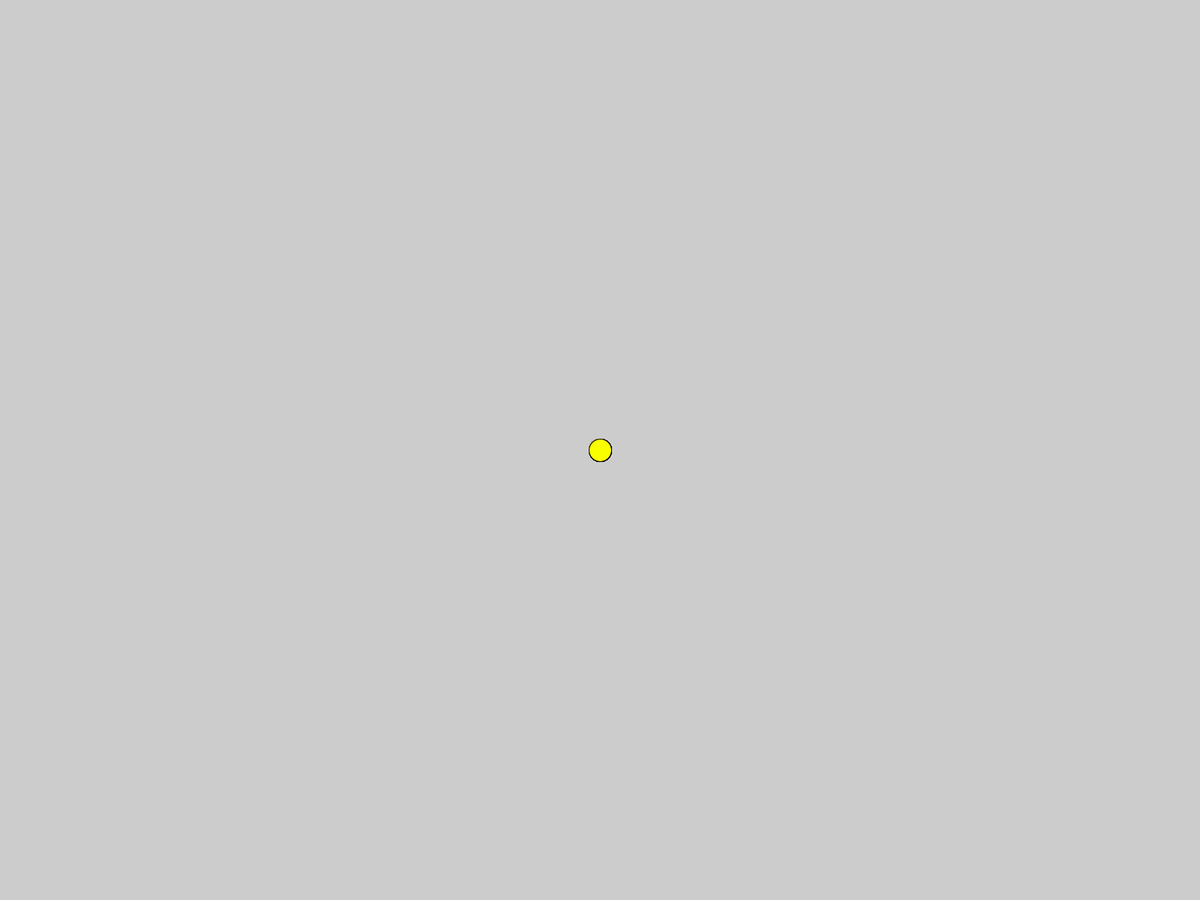
Frame 1 (no input)
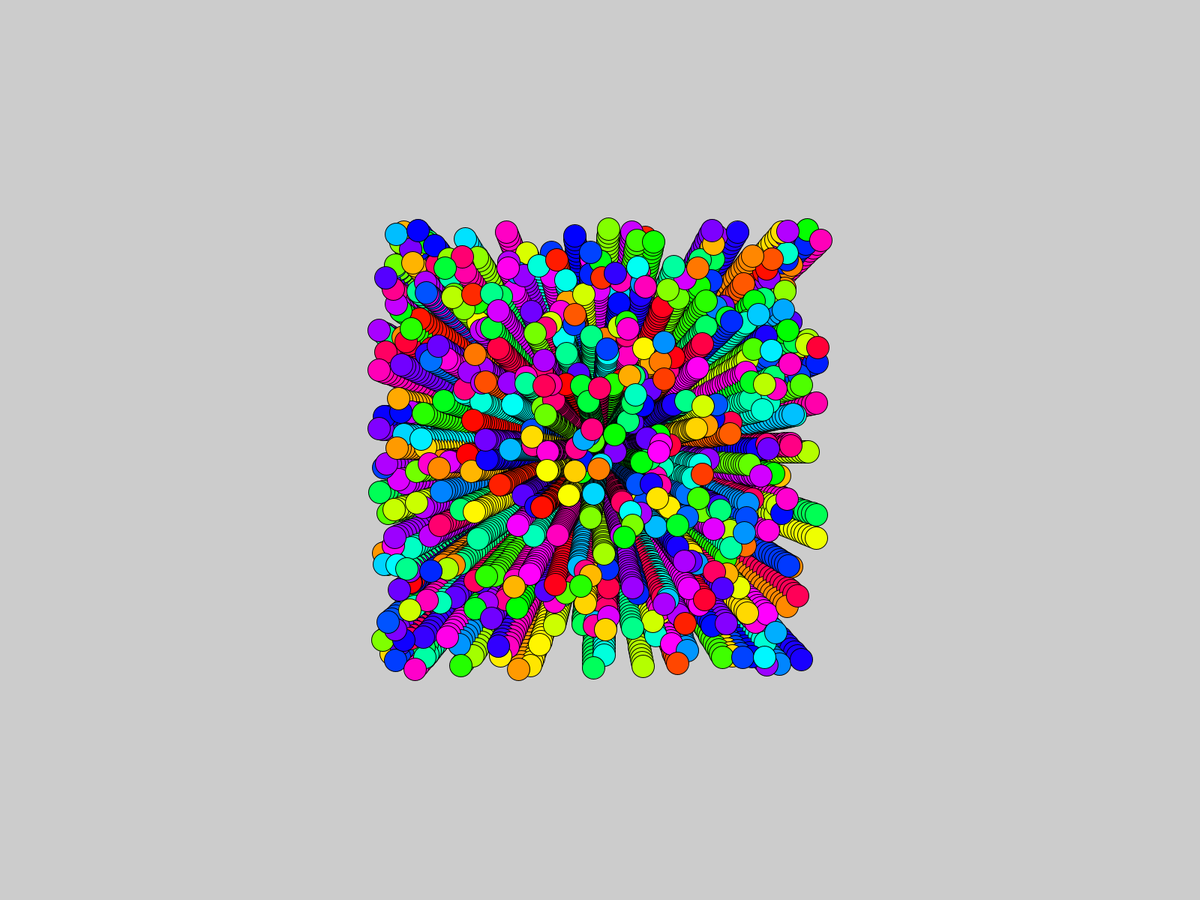
Frame 60 (the mouse pressed at the canvas centre just before this capture)
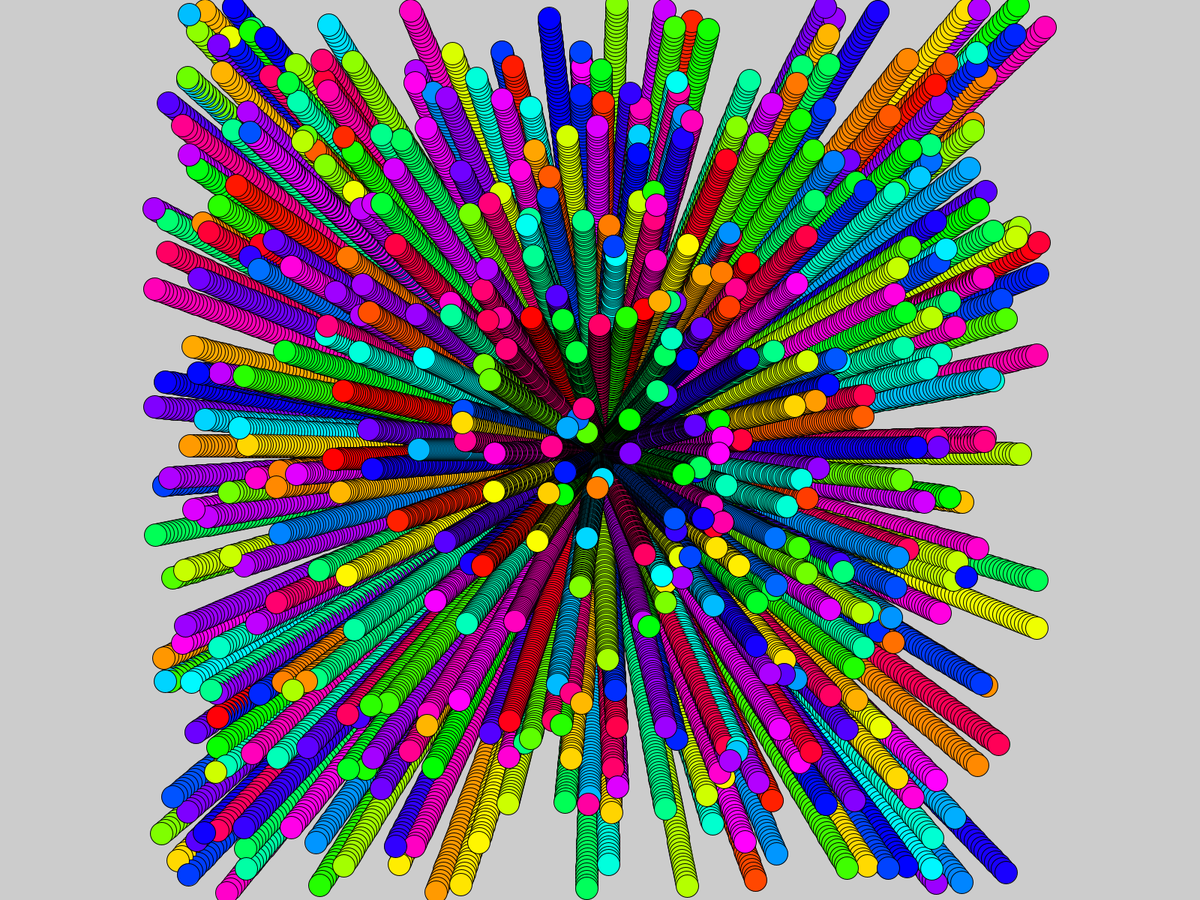
Frame 120 (the mouse held since frame 60 and released just before this capture)

The Processing sketch that drew these frames (run headless with seeded random() and noise(); from frame 60 on, the mouse is pressed at the canvas centre):

// Processing sketch: moving_circles
// ── moving_circles.pde
Mover[] movers;
int m = 500;

void setup() {
  fullScreen();
  strokeWeight(1);
  colorMode(HSB);
  
  movers = new Mover[m];
  int i = 0;
  while (i < m) {
    movers[i] = new Mover();
    i++;
}
}
void draw() {
  int i = 0;
  while (i < m) {
    movers[i].show();
    movers[i].act();
    i++;
  }
}

// ── movers.pde
class Mover {
  
  //instance variables
  float x, y, vx, vy;
  float hue;
  
  //constructoe
  Mover() {
    x = width/2;
    y = height/2;
    vx = random(-5, 5);
    vy = random (-5, 5);
    hue = random(255);
  }
    
  //behavior functions
  void act() {
    x = x + vx;
    y = y + vy;
    
    if (x > width || x < 0 ) {
      vx = -vx;
    }
    if (y > height || y < 0 ) {
      vy = -vy;
    }
  }
  
  //bounce
  void show() {
    fill(hue, 255, 255);
    circle(x, y, 30);
  }
}
